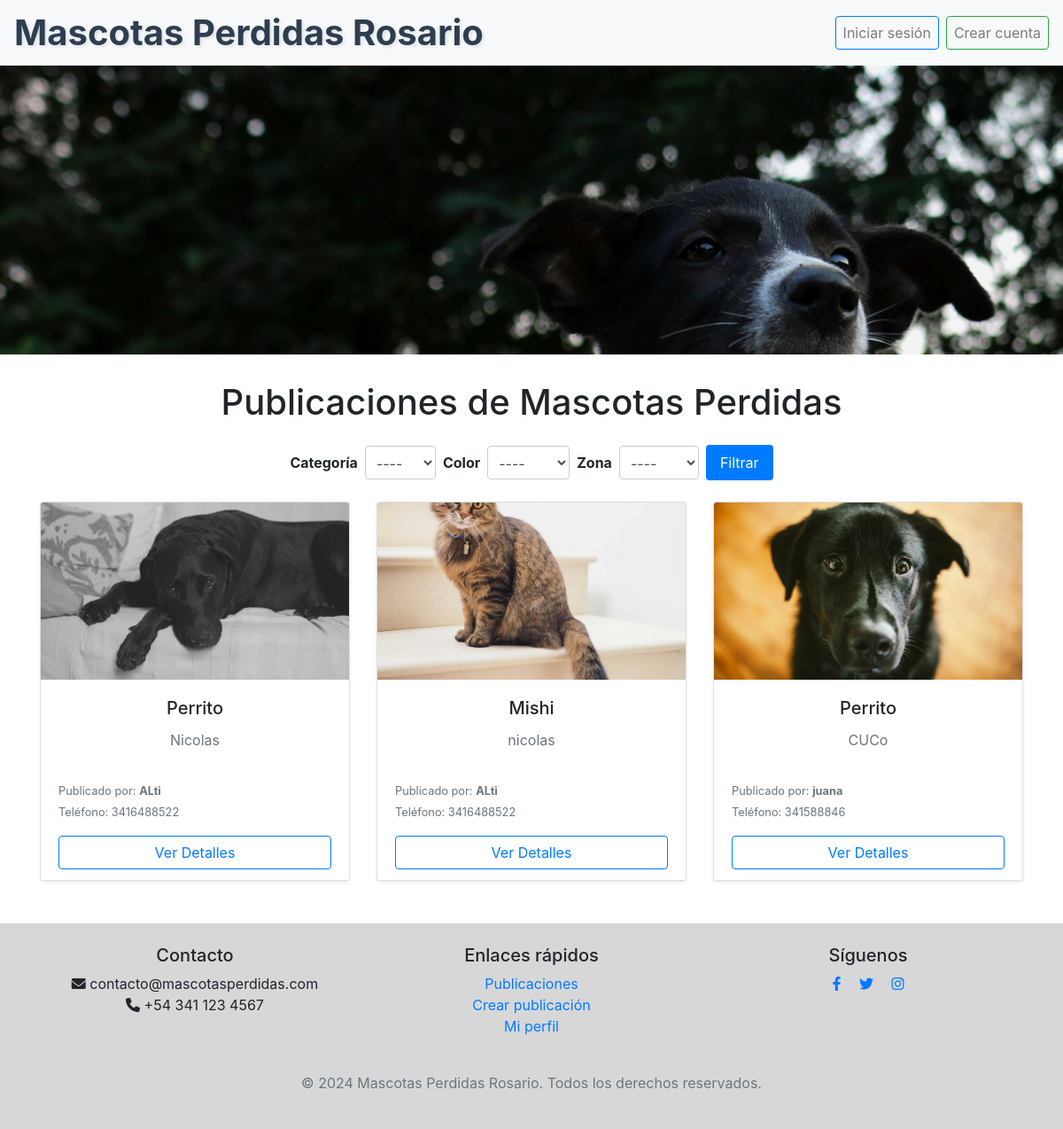
Screenshot of /blog/ with the database file from the repository.
### blog/models.py (models this page shows, shortened)
class Post(models.Model):
    CATEGORIA_CHOICES = [
        ('Perro', 'Perro'),
        ('Gato', 'Gato'),
    ]
    COLOR_CHOICES = [
        ('Negro', 'Negro'),
        ('Blanco', 'Blanco'),
        ('Marrón', 'Marrón'),
        ('Gris', 'Gris'),
    ]
    ZONA_CHOICES = [
        ('Sur', 'Sur'),
        ('Centro', 'Centro'),
        ('Norte', 'Norte'),
        ('Este', 'Este'),
        ('Oeste', 'Oeste'),
    ]
    titulo = models.CharField(max_length=100)
    subtitulo = models.CharField(max_length=200)
    cuerpo = models.TextField()
    autor = models.ForeignKey(User, on_delete=models.CASCADE)
    fecha = models.DateTimeField(auto_now_add=True)
    categoria = models.CharField(max_length=5, choices=CATEGORIA_CHOICES)
    color = models.CharField(max_length=20, choices=COLOR_CHOICES)
    zona = models.CharField(max_length=100, choices=ZONA_CHOICES)
    class Meta:
        ordering = ['-fecha']

class Imagen(models.Model):
    post = models.ForeignKey(Post, on_delete=models.CASCADE, related_name='imagenes')
    imagen = models.ImageField(upload_to='blog_images/')

### accounts/models.py (models this page shows, shortened)
class Perfil(models.Model):
    user = models.OneToOneField(User, on_delete=models.CASCADE)
    telefono = models.CharField(max_length=15, blank=True, null=True)
    imagen = models.ImageField(upload_to='perfil_imagenes/', null=True)
    descripcion = models.TextField(blank=True, null=True)

### blog/views.py (the view)
# urls.py: path('', views.listar_posts, name='listar_posts'),
def listar_posts(request):
    form = FiltroForm(request.GET)
    posts = Post.objects.all().prefetch_related('imagenes')
    if form.is_valid():
        categoria = form.cleaned_data['categoria']
        color = form.cleaned_data['color']
        zona = form.cleaned_data['zona']
        if categoria and categoria != '----':
            posts = posts.filter(categoria=categoria)
        if color and color != '----':
            posts = posts.filter(color=color)
        if zona and zona != '----':
            posts = posts.filter(zona__icontains=zona)
    return render(request, 'blog/lista_posts.html', {'posts': posts, 'form': form})

### blog/forms.py
class FiltroForm(forms.Form):
    CATEGORIA_CHOICES = [('----', '----')] + [(choice[0], choice[1]) for choice in Post.CATEGORIA_CHOICES]
    COLOR_CHOICES = [('----', '----')] + [(choice[0], choice[1]) for choice in Post.COLOR_CHOICES]
    ZONA_CHOICES = [('----', '----')] + [(choice[0], choice[1]) for choice in Post.ZONA_CHOICES]
    categoria = forms.ChoiceField(choices=CATEGORIA_CHOICES, required=False)
    color = forms.ChoiceField(choices=COLOR_CHOICES, required=False)
    zona = forms.ChoiceField(choices=ZONA_CHOICES, required=False)

### accounts/templatetags/form_tags.py (called while the page is built)
@register.filter(name='add_class')
def add_class(field, css_class):
    if hasattr(field, 'as_widget'):
        return field.as_widget(attrs={"class": css_class})
    return field

### blog/templates/blog/lista_posts.html
{% extends 'base_generic.html' %}
{% load form_tags %}
{% block content %}
<div class="container mt-4">
    <h1 class="mb-4 text-center">Publicaciones de Mascotas Perdidas</h1>
    <form method="get" class="form-inline mb-4 justify-content-center">
        <div class="form-group mr-2">
            <label for="categoria" class="mr-2">Categoría</label>
            {{ form.categoria|add_class:"form-control" }}
        </div>
        <div class="form-group mr-2">
            <label for="color" class="mr-2">Color</label>
            {{ form.color|add_class:"form-control" }}
        </div>
        <div class="form-group mr-2">
            <label for="zona" class="mr-2">Zona</label>
            {{ form.zona|add_class:"form-control" }}
        </div>
        <button type="submit" class="btn btn-primary">Filtrar</button>
    </form>
    {% if posts %}
        <div class="row">
            {% for post in posts %}
            <div class="col-md-4 mb-4">
                <div class="card h-100 shadow-sm">
                    {% if post.imagenes.first %}
                    <img src="{{ post.imagenes.first.imagen.url }}" class="card-img-top" alt="{{ post.titulo }}" style="height: 200px; object-fit: cover;">
                    {% endif %}
                    <div class="card-body d-flex flex-column">
                        <h5 class="card-title text-center">{{ post.titulo }}</h5>
                        <p class="card-text text-muted">{{ post.subtitulo }}</p>
                    </div>
                    <div class="card-footer bg-white border-0">
                        <small class="text-muted">Publicado por: <strong>{{ post.autor }}</strong></small>
                        {% if post.autor.perfil.telefono %}
                        <br>
                        <small class="text-muted">Teléfono: {{ post.autor.perfil.telefono }}</small>
                        {% endif %}
                        <a href="{% url 'detalle_post' post.id %}" class="btn btn-outline-primary btn-block mt-3">Ver Detalles</a>
                    </div>
                </div>
            </div>
            {% endfor %}
        </div>
    {% else %}
        <p class="text-center text-muted">No hay publicaciones disponibles.</p>
    {% endif %}
</div>
{% endblock %}

### static/css/styles.css (style rules this page uses)
form.form-inline { display: flex; align-items: center; justify-content: space-between; margin-bottom: 20px; }
form.form-inline .form-group { margin-right: 15px; }
form.form-inline label { margin-right: 5px; font-weight: bold; }
form.form-inline input[type="text"], form.form-inline select { width: 150px; padding: 8px; border: 1px solid #ccc; border-radius: 4px; }
form.form-inline button[type="submit"] { background-color: #007bff; color: white; border: none; padding: 8px 16px; border-radius: 4px; cursor: pointer; }
a { text-decoration: none; }
.card-body { display: flex; flex-direction: column; align-content: center; align-items: center; }
.form-group label { font-weight: bold; }
.form-control { border-radius: 5px; border-color: #ced4da; }
.btn-primary { background-color: #007bff; border-color: #007bff; transition: background-color 0.3s ease; }
.btn { display: flex; justify-content: center !important; }

### rows the page displays
Post: imagenes.first.imagen (picture), titulo "Perrito", subtitulo "Nicolas", autor "ALti", autor.perfil.telefono "3416488522"
Post: imagenes.first.imagen (picture), titulo "Mishi", subtitulo "nicolas", autor "ALti", autor.perfil.telefono "3416488522"
Post: imagenes.first.imagen (picture), titulo "Perrito", subtitulo "CUCo", autor "juana", autor.perfil.telefono "341588846"
